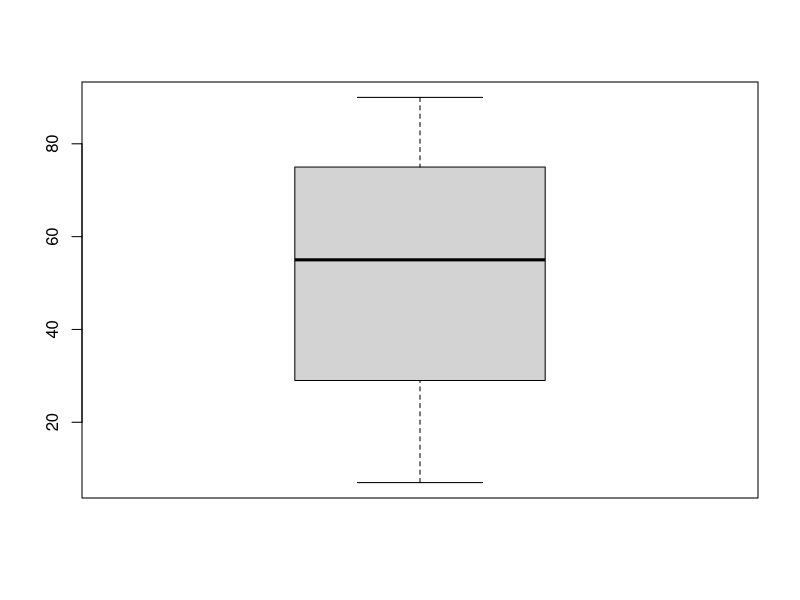
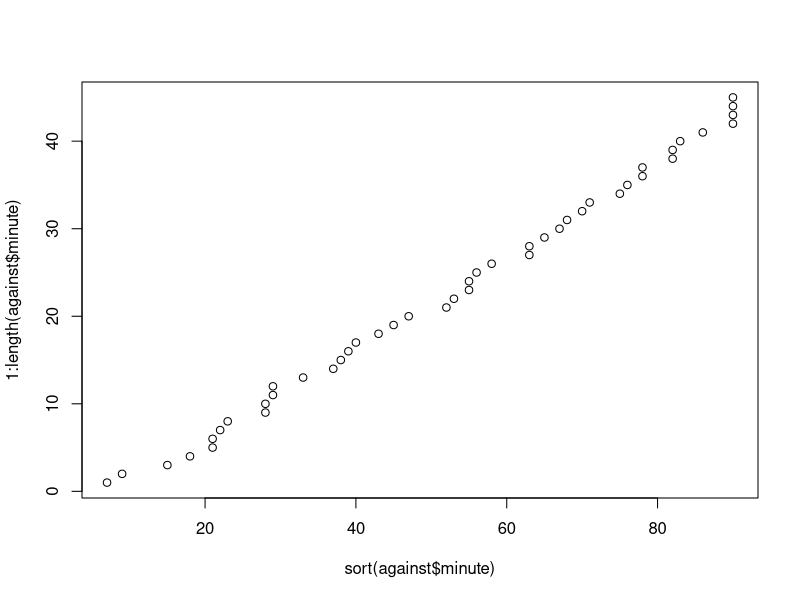

Reproduce these figures in R, in order.
## ---- chunk 1
goals = read.table('goals.csv', header=TRUE, sep=',')
## ---- chunk 2
(against = subset(goals, team != 'Fortuna Düsseldorf'))
## ---- chunk 3
boxplot(against$minute)
## ---- chunk 4
plot(sort(against$minute), 1:length(against$minute))
## ---- chunk 5
test = chisq.test(table(cut(against$minute, 0:90)))
